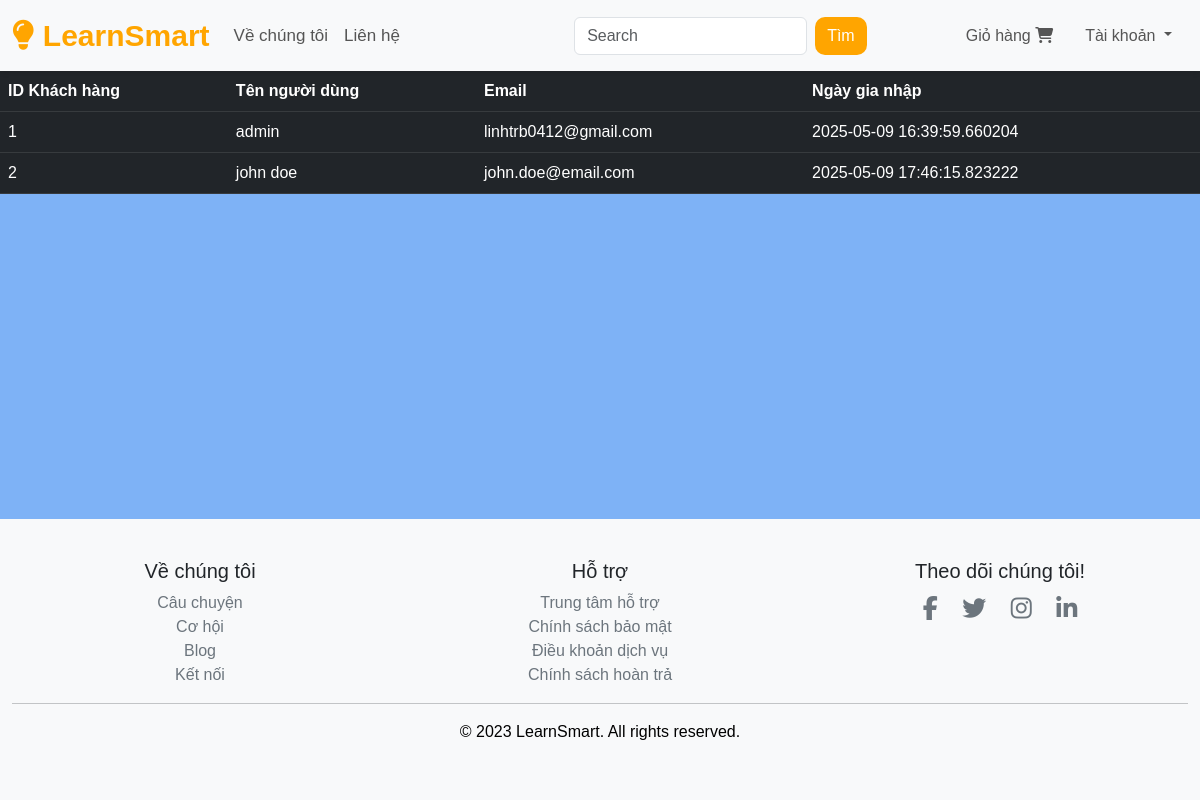
Page /customers (signed in) on the committed database.
### website/models.py (models this page shows, shortened)
class Customer(db.Model, UserMixin):
    id = db.Column(db.Integer, primary_key=True)
    email = db.Column(db.String(100), unique=True)
    username = db.Column(db.String(100))
    password_hash = db.Column(db.String(150))
    date_joined = db.Column(db.DateTime(), default=datetime.utcnow)
    cart_items = db.relationship('Cart', backref=db.backref('customer', lazy=True))
    orders = db.relationship('Order', backref=db.backref('customer', lazy=True))
    @property
    def password(self):
        raise AttributeError('Password is not a readable Attribute')

### website/admin.py (the view)
@admin.route('/customers')
@login_required
def display_customer():
    if current_user.id == 1:
        customers = Customer.query.all()
        return render_template('customers.html', customers=customers)
    return render_template('404.html')

### website/templates/customers.html (shortened to what this page needs)
{% extends 'base.html' %}
{% block body %}
<table class="table table-dark table-hover">
    <thead>
        <tr>
            <th scope="col">ID Khách hàng</th>
            <th scope="col">Tên người dùng</th>
            <th scope="col">Email</th>
            <th scope="col">Ngày gia nhập</th>
        </tr>
    </thead>
    <tbody>
        {% for customer in customers %}
        <tr>
        <td>{{ customer.id }}</td>
        <td>{{ customer.username }}</td>
        <td>{{ customer.email }}</td>
        <td>{{ customer.date_joined }}</td>
        </tr>
        {% endfor %}
    </tbody>
</table>
{% endblock %}

### website/static/css/style.css (style rules this page uses)
html, body { height: 100%; margin: 0; padding: 0; display: flex; flex-direction: column; }
body { margin: 0; padding: 0; box-sizing: border-box; width: 100%; min-height: 100vh; overflow-x: hidden; background-color: rgba(99, 91, 157, 1); font-family: Arial, sans-serif; }

### rows in the picture
Customer: id "1", username "admin", email "linhtrb0412@gmail.com", date_joined "2025-05-09 16:39:59.660204"
Customer: id "2", username "john doe", email "john.doe@email.com", date_joined "2025-05-09 17:46:15.823222"
